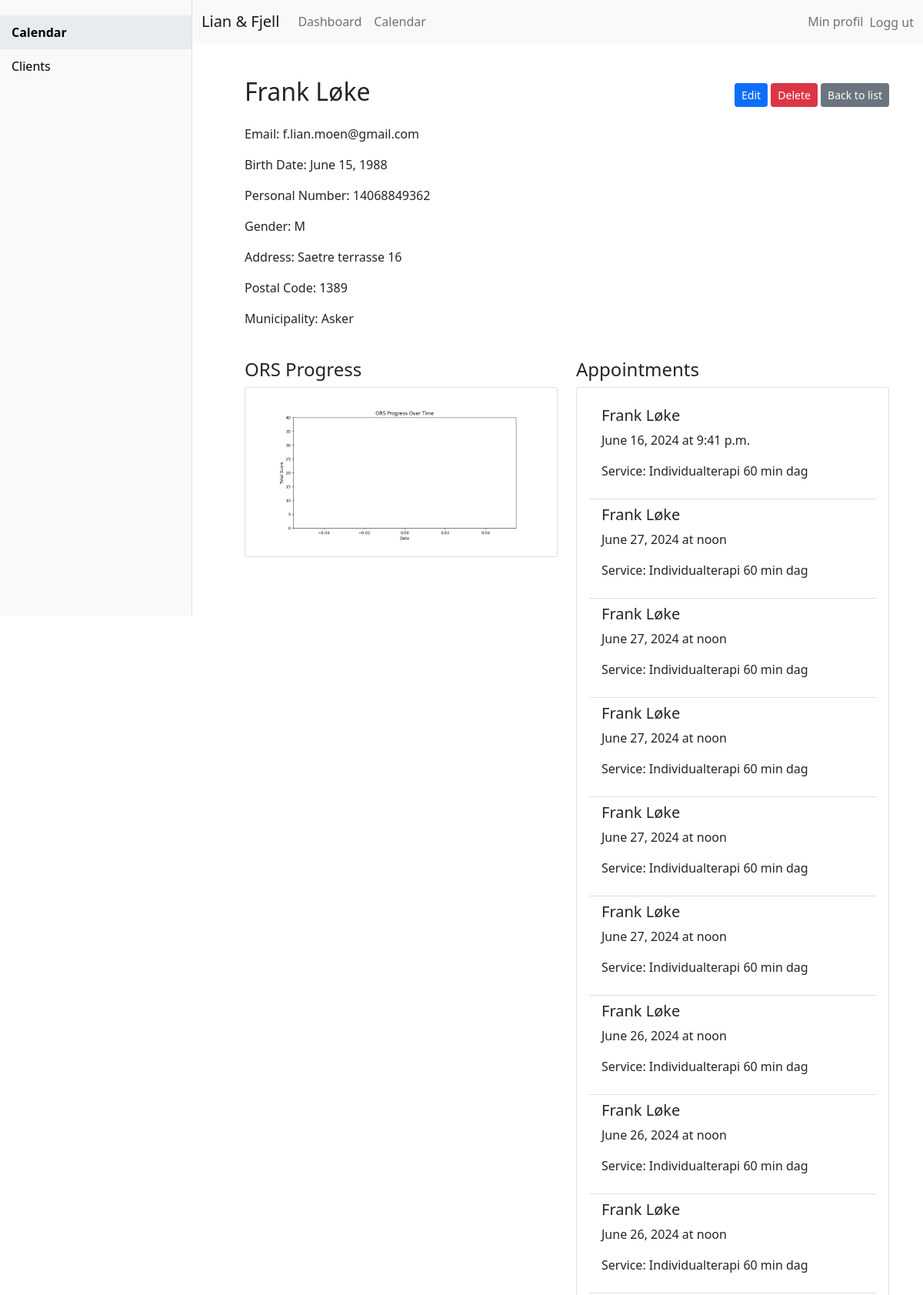
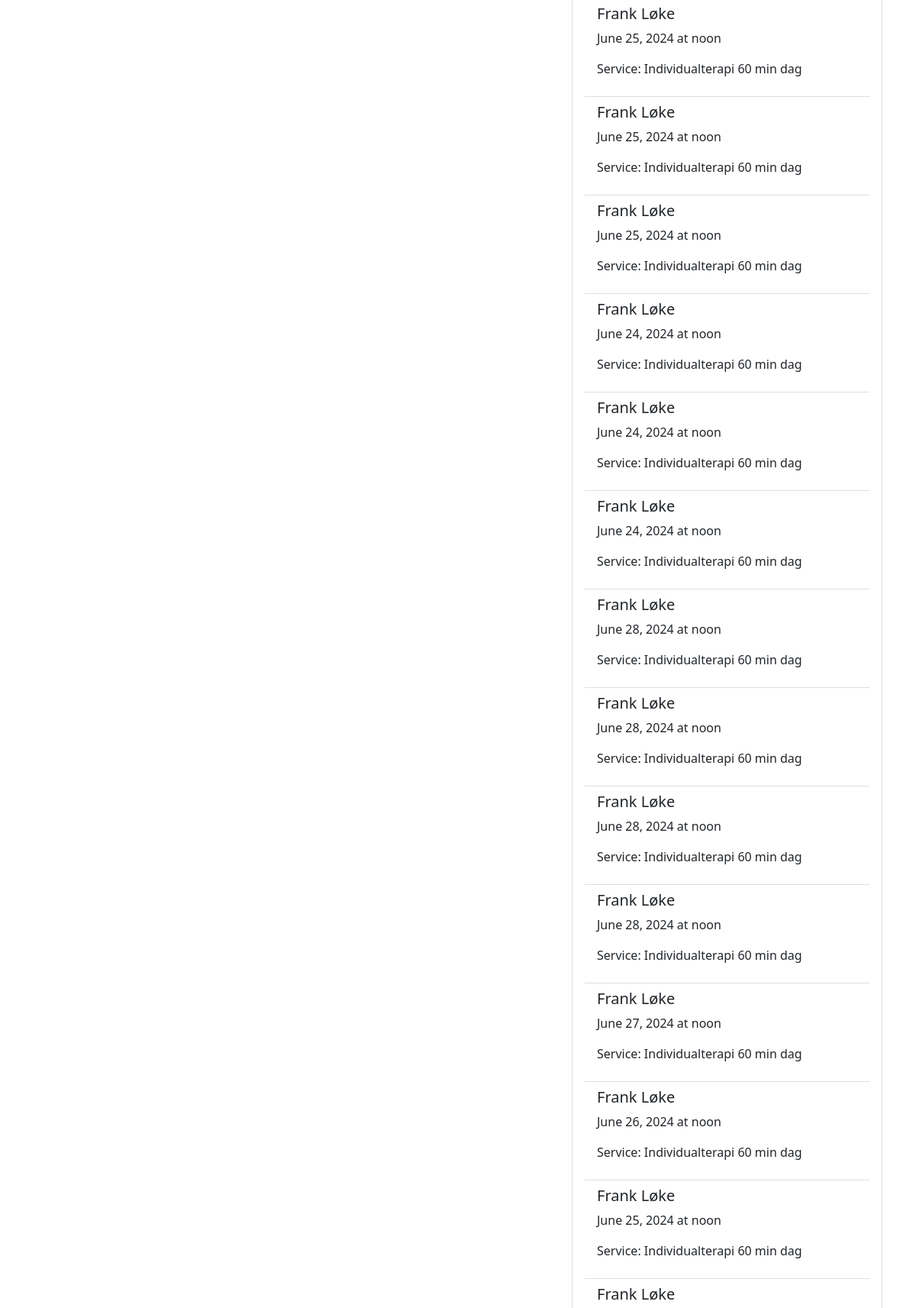
The app's page /journals/clients/6/ (signed in, upper part) with its own data (2 pictures, top to bottom).
### journals/models.py (models this page shows, shortened)
class Client(models.Model):
    name = models.CharField(max_length=100)
    email = models.EmailField()
    psychologist = models.ForeignKey(User, on_delete=models.CASCADE)
    birth_date = models.DateField(null=True, blank=True)
    personal_number = models.CharField(max_length=11, null=True, blank=True)
    gender = models.CharField(max_length=10, choices=[('M', 'Male'), ('F', 'Female'), ('O', 'Other')], null=True, blank=True)
    address = models.CharField(max_length=255, null=True, blank=True)
    postal_code = models.CharField(max_length=10, null=True, blank=True)
    municipality = models.CharField(max_length=100, null=True, blank=True)

class Appointment(models.Model):
    title = models.CharField(max_length=200)
    psychologist = models.ForeignKey(User, on_delete=models.CASCADE)
    client = models.ForeignKey(Client, on_delete=models.CASCADE)
    service = models.ForeignKey(Service, on_delete=models.CASCADE)
    date = models.DateField()
    time = models.TimeField()
    created_at = models.DateTimeField(auto_now_add=True)
    journal_entry = models.OneToOneField(Journal, on_delete=models.SET_NULL, null=True, blank=True)

class Service(models.Model):
    name = models.CharField(max_length=200)
    duration = models.DurationField()
    price = models.DecimalField(max_digits=10, decimal_places=2)

### journals/views.py (the view)
# urls.py: path('clients/<int:pk>/', views.client_detail, name='client_detail'),
@login_required
def client_detail(request, pk):
    client = get_object_or_404(Client, pk=pk)
    appointments = Appointment.objects.filter(client=client)
    journals = Journal.objects.filter(client=client)
    feedbacks = ORSFeedback.objects.filter(client=client).order_by('date')
    dates = [feedback.date for feedback in feedbacks]
    scores = [feedback.total_score for feedback in feedbacks]
    plt.figure(figsize=(10, 5))
    plt.plot(dates, scores, marker='o')
    plt.title('ORS Progress Over Time')
    plt.xlabel('Date')
    plt.ylabel('Total Score')
    plt.ylim(0, 40)
    buffer = io.BytesIO()
    plt.savefig(buffer, format='png')
    plt.close()
    buffer.seek(0)
    image_png = buffer.getvalue()
    buffer.close()
    image_base64 = base64.b64encode(image_png)
    image_base64 = image_base64.decode('utf-8')
    return render(request, 'journals/client_detail.html', {
        'client': client,
        'appointments': appointments,
        'journals': journals,
        'graph': image_base64
    })

### journals/templates/journals/client_detail.html (shortened to what this page needs)
{% extends "base_with_sidebar.html" %}
{% block content %}
<div class="container mt-4">
    <div class="row">
        <div class="col-12 d-flex justify-content-between align-items-center">
            <h2>{{ client.name }}</h2>
            <div>
                <a href="{% url 'client_edit' client.pk %}" class="btn btn-primary btn-sm">Edit</a>
                <a href="{% url 'client_delete' client.pk %}" class="btn btn-danger btn-sm">Delete</a>
                <a href="{% url 'client_list' %}" class="btn btn-secondary btn-sm">Back to list</a>
            </div>
        </div>
        <div class="col-12 mt-3">
            <p>Email: {{ client.email }}</p>
            <p>Birth Date: {{ client.birth_date }}</p>
            <p>Personal Number: {{ client.personal_number }}</p>
            <p>Gender: {{ client.gender }}</p>
            <p>Address: {{ client.address }}</p>
            <p>Postal Code: {{ client.postal_code }}</p>
            <p>Municipality: {{ client.municipality }}</p>
        </div>
    </div>
    <div class="row mt-4">
        <div class="col-lg-6 mb-4">
            <h4>ORS Progress</h4>
            <div class="card">
                <div class="card-body">
                    <img alt="ORS Progress Graph" class="img-fluid">
                </div>
            </div>
        </div>
        <div class="col-lg-6 mb-4">
            <h4>Appointments</h4>
            <div class="card">
                <div class="card-body">
                    <ul class="list-group list-group-flush">
                        {% for appointment in appointments %}
                        <li class="list-group-item">
                            <h5>{{ appointment.title }}</h5>
                            <p>{{ appointment.date }} at {{ appointment.time }}</p>
                            <p>Service: {{ appointment.service.name }}</p>
                        </li>
                        {% endfor %}
                    </ul>
                </div>
            </div>
        </div>
    </div>
</div>
{% endblock %}

### records on screen
Client: name "Frank Løke", email "f.lian.moen@gmail.com", birth_date "June 15, 1988", personal_number "14068849362", gender "M", address "Saetre terrasse 16", postal_code "1389", municipality "Asker"
Appointment: title "Frank Løke", date "June 16, 2024", time "9:41 p.m.", service.name "Individualterapi 60 min dag"
Appointment: title "Frank Løke", date "June 27, 2024", time "noon", service.name "Individualterapi 60 min dag"
Appointment: title "Frank Løke", date "June 27, 2024", time "noon", service.name "Individualterapi 60 min dag"
Appointment: title "Frank Løke", date "June 27, 2024", time "noon", service.name "Individualterapi 60 min dag"
Appointment: title "Frank Løke", date "June 27, 2024", time "noon", service.name "Individualterapi 60 min dag"
Appointment: title "Frank Løke", date "June 27, 2024", time "noon", service.name "Individualterapi 60 min dag"
Appointment: title "Frank Løke", date "June 26, 2024", time "noon", service.name "Individualterapi 60 min dag"
Appointment: title "Frank Løke", date "June 26, 2024", time "noon", service.name "Individualterapi 60 min dag"
Appointment: title "Frank Løke", date "June 26, 2024", time "noon", service.name "Individualterapi 60 min dag"
Appointment: title "Frank Løke", date "June 25, 2024", time "noon", service.name "Individualterapi 60 min dag"
Appointment: title "Frank Løke", date "June 25, 2024", time "noon", service.name "Individualterapi 60 min dag"
Appointment: title "Frank Løke", date "June 25, 2024", time "noon", service.name "Individualterapi 60 min dag"
Appointment: title "Frank Løke", date "June 24, 2024", time "noon", service.name "Individualterapi 60 min dag"
Appointment: title "Frank Løke", date "June 24, 2024", time "noon", service.name "Individualterapi 60 min dag"
Appointment: title "Frank Løke", date "June 24, 2024", time "noon", service.name "Individualterapi 60 min dag"
Appointment: title "Frank Løke", date "June 28, 2024", time "noon", service.name "Individualterapi 60 min dag"
Appointment: title "Frank Løke", date "June 28, 2024", time "noon", service.name "Individualterapi 60 min dag"
Appointment: title "Frank Løke", date "June 28, 2024", time "noon", service.name "Individualterapi 60 min dag"
Appointment: title "Frank Løke", date "June 28, 2024", time "noon", service.name "Individualterapi 60 min dag"
Appointment: title "Frank Løke", date "June 27, 2024", time "noon", service.name "Individualterapi 60 min dag"
Appointment: title "Frank Løke", date "June 26, 2024", time "noon", service.name "Individualterapi 60 min dag"
Appointment: title "Frank Løke", date "June 25, 2024", time "noon", service.name "Individualterapi 60 min dag"
Appointment: title "Frank Løke"
